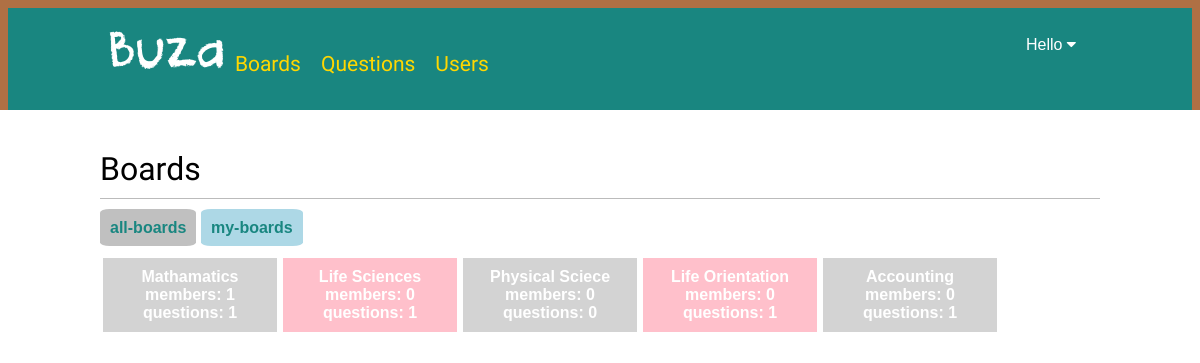
/boards/all/ (signed in), run on the app's committed database.
### boards/models.py (models this page shows, shortened)
class Board(models.Model):
	title = models.CharField(max_length=25, unique=True)
	description = models.CharField(max_length=100)
	created_at = models.DateTimeField(auto_now_add=True)
	slug = models.SlugField(editable=False)
	users_count = models.IntegerField(default=0) #number of active users
	questions_count = models.IntegerField(default=0) #number of questions
	def save(self, *args, **kwargs):
		self.slug = slugify(self.title)
		super(Board, self).save(*args, **kwargs)
	class Meta:
		ordering = ('created_at',)

### boards/views.py (the view)
@login_required
def all_boards(request):
	boards = Board.objects.all()
	update_boards()
	return render(request, 'boards/boards.html', {'boards': boards})

### boards/views.py (called while the page is built)
def update_boards():
	boards = Board.objects.all()
	for board in boards:
		board.users_count = board.my_boards.all().count()
		board.questions_count = board.questions.all().count()
		board.save()

### templates/boards/boards.html (shortened to what this page needs)
{% extends "base.html" %}
{% block content %}
    <h1>Boards</h1>
    <div>
               <a href="{% url 'all_boards' %}" style="background-color: silver; padding: 10px;font-weight: bold; border-radius: 10%;">all-boards</a>
          <a href="{% url 'my_boards' %}" style="background-color: lightblue; padding: 10px;font-weight: bold; border-radius: 10%;">my-boards</a>
    </div>
    <br>
    <div class="boards">
    {% for board in boards %}
    <a href="{% url 'board_questions' board.slug %}" style="font-weight: bold;color: white;">
    <div class="board">
      {{ board.title }}
      <br>
      members: {{board.users_count}}
      questions: {{board.questions_count}}
    </a>
      </div>
    {% endfor %}
{% endblock %}

### accounts/static/css/base.css (style rules this page uses)
body { margin:0; padding:0; font-family:helvetica, sans-serif; }
a { color:#198680; text-decoration:none; }
h1, h2, h3, h4, h5 , h6 { font-family: 'Muli', sans-serif; font-weight:normal; }
h1 { border-bottom:1px solid #bbb; padding:0 0 10px 0; margin:10px 0 20px 0; }

### static/css/boards.css (style rules this page uses)
.board { box-shadow: 0 0px 0px 0 rgba(0,0,0,0.2); transition: 0.3s; width: 40%; background: pink; cursor: pointer; color: white; text-align: center; border: 3px solid white; padding: 10px }
.boards { display: flex; width: 90%; }
div.boards > div:nth-of-type(odd) { background: lightgrey; margin-left: : 5px; ; }
div.boards > div:nth-of-type(3n) { display: grid; }

### data on the page
Board: title "Mathamatics", users_count "1", questions_count "1"
Board: title "Life Sciences", users_count "0", questions_count "1"
Board: title "Physical Sciece", users_count "0", questions_count "0"
Board: title "Life Orientation", users_count "0", questions_count "1"
Board: title "Accounting", users_count "0", questions_count "1"
